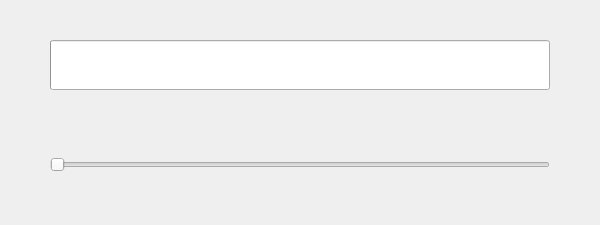
<?xml version="1.0" encoding="UTF-8"?>
<ui version="4.0">
 <class>MainWindow</class>
 <widget class="QMainWindow" name="MainWindow">
  <property name="geometry">
   <rect>
    <x>0</x>
    <y>0</y>
    <width>600</width>
    <height>225</height>
   </rect>
  </property>
  <property name="windowTitle">
   <string>MainWindow</string>
  </property>
  <widget class="QWidget" name="centralWidget">
   <widget class="QProgressBar" name="progressBar">
    <property name="geometry">
     <rect>
      <x>50</x>
      <y>40</y>
      <width>500</width>
      <height>50</height>
     </rect>
    </property>
    <property name="maximum">
     <number>100</number>
    </property>
    <property name="value">
     <number>0</number>
    </property>
    <property name="textVisible">
     <bool>false</bool>
    </property>
   </widget>
   <widget class="QSlider" name="horizontalSlider">
    <property name="geometry">
     <rect>
      <x>50</x>
      <y>150</y>
      <width>500</width>
      <height>30</height>
     </rect>
    </property>
    <property name="maximum">
     <number>100</number>
    </property>
    <property name="orientation">
     <enum>Qt::Horizontal</enum>
    </property>
   </widget>
  </widget>
 </widget>
 <layoutdefault spacing="6" margin="11"/>
 <resources/>
 <connections/>
</ui>
